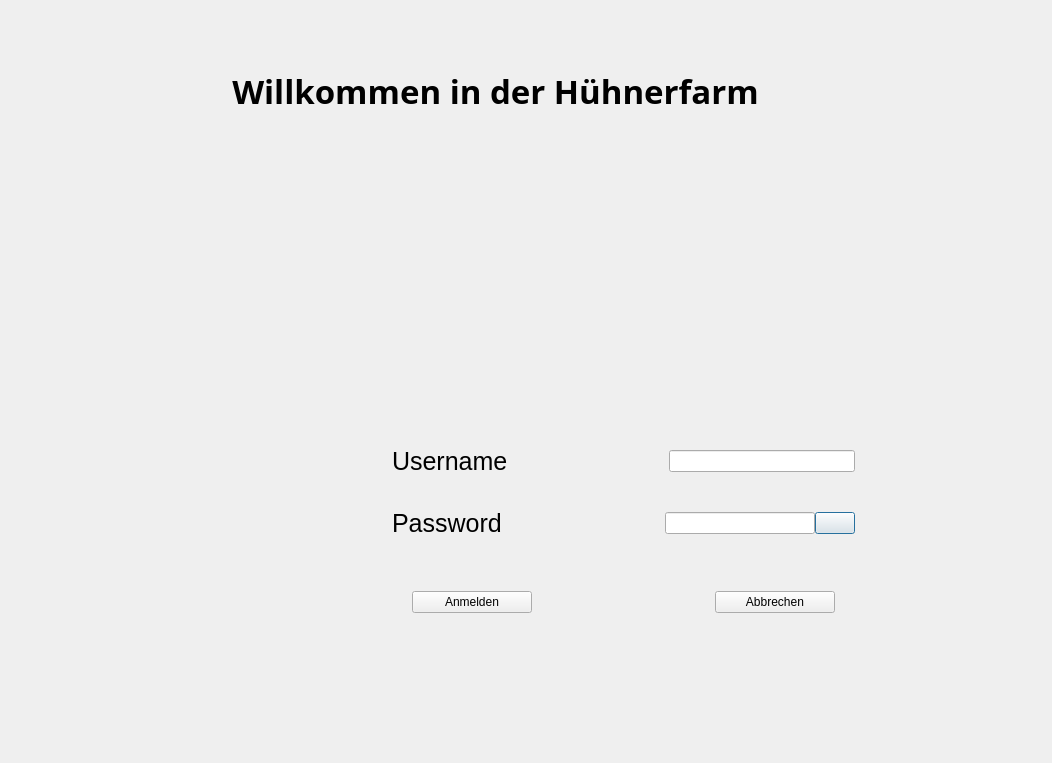
<?xml version="1.0" encoding="UTF-8"?>
<ui version="4.0">
 <class>DlgLoginWindow</class>
 <widget class="QDialog" name="DlgLoginWindow">
  <property name="geometry">
   <rect>
    <x>0</x>
    <y>0</y>
    <width>1052</width>
    <height>763</height>
   </rect>
  </property>
  <property name="windowTitle">
   <string>Dialog</string>
  </property>
  <widget class="QLabel" name="label_4">
   <property name="geometry">
    <rect>
     <x>50</x>
     <y>40</y>
     <width>891</width>
     <height>101</height>
    </rect>
   </property>
   <property name="font">
    <font>
     <family>Old English Text MT</family>
     <pointsize>25</pointsize>
     <bold>true</bold>
    </font>
   </property>
   <property name="text">
    <string>Willkommen in der Hühnerfarm</string>
   </property>
   <property name="alignment">
    <set>Qt::AlignCenter</set>
   </property>
  </widget>
  <widget class="QLabel" name="label_6">
   <property name="geometry">
    <rect>
     <x>60</x>
     <y>140</y>
     <width>271</width>
     <height>221</height>
    </rect>
   </property>
   <property name="autoFillBackground">
    <bool>false</bool>
   </property>
   <property name="text">
    <string/>
   </property>
   <property name="pixmap">
    <pixmap resource="Ressourcen.qrc">:/img/Image/jidan.jpg</pixmap>
   </property>
   <property name="scaledContents">
    <bool>true</bool>
   </property>
  </widget>
  <widget class="QLabel" name="label_5">
   <property name="geometry">
    <rect>
     <x>734</x>
     <y>140</y>
     <width>271</width>
     <height>231</height>
    </rect>
   </property>
   <property name="autoFillBackground">
    <bool>false</bool>
   </property>
   <property name="text">
    <string/>
   </property>
   <property name="pixmap">
    <pixmap resource="Ressourcen.qrc">:/img/Image/xiaoji.jpg</pixmap>
   </property>
   <property name="scaledContents">
    <bool>true</bool>
   </property>
  </widget>
  <widget class="QLabel" name="label_2">
   <property name="geometry">
    <rect>
     <x>410</x>
     <y>140</y>
     <width>221</width>
     <height>241</height>
    </rect>
   </property>
   <property name="autoFillBackground">
    <bool>false</bool>
   </property>
   <property name="text">
    <string/>
   </property>
   <property name="pixmap">
    <pixmap resource="Ressourcen.qrc">:/img/Image/muji.jpg</pixmap>
   </property>
   <property name="scaledContents">
    <bool>true</bool>
   </property>
  </widget>
  <widget class="QWidget" name="">
   <property name="geometry">
    <rect>
     <x>30</x>
     <y>420</y>
     <width>981</width>
     <height>221</height>
    </rect>
   </property>
   <layout class="QHBoxLayout" name="horizontalLayout_5">
    <item>
     <widget class="QLabel" name="label">
      <property name="minimumSize">
       <size>
        <width>200</width>
        <height>0</height>
       </size>
      </property>
      <property name="text">
       <string/>
      </property>
      <property name="pixmap">
       <pixmap resource="Ressourcen.qrc">:/img/Image/login.png</pixmap>
      </property>
      <property name="scaledContents">
       <bool>true</bool>
      </property>
     </widget>
    </item>
    <item>
     <layout class="QVBoxLayout" name="verticalLayout">
      <item>
       <layout class="QHBoxLayout" name="horizontalLayout_2">
        <item>
         <spacer name="horizontalSpacer_3">
          <property name="orientation">
           <enum>Qt::Horizontal</enum>
          </property>
          <property name="sizeHint" stdset="0">
           <size>
            <width>40</width>
            <height>20</height>
           </size>
          </property>
         </spacer>
        </item>
        <item>
         <widget class="QLabel" name="lblUsername">
          <property name="font">
           <font>
            <pointsize>19</pointsize>
           </font>
          </property>
          <property name="text">
           <string>Username</string>
          </property>
          <property name="buddy">
           <cstring>leUsername</cstring>
          </property>
         </widget>
        </item>
        <item>
         <spacer name="horizontalSpacer">
          <property name="orientation">
           <enum>Qt::Horizontal</enum>
          </property>
          <property name="sizeHint" stdset="0">
           <size>
            <width>40</width>
            <height>20</height>
           </size>
          </property>
         </spacer>
        </item>
        <item>
         <widget class="QLineEdit" name="leUsername">
          <property name="minimumSize">
           <size>
            <width>186</width>
            <height>0</height>
           </size>
          </property>
         </widget>
        </item>
        <item>
         <spacer name="horizontalSpacer_8">
          <property name="orientation">
           <enum>Qt::Horizontal</enum>
          </property>
          <property name="sizeHint" stdset="0">
           <size>
            <width>40</width>
            <height>20</height>
           </size>
          </property>
         </spacer>
        </item>
       </layout>
      </item>
      <item>
       <layout class="QHBoxLayout" name="horizontalLayout_3">
        <item>
         <spacer name="horizontalSpacer_4">
          <property name="orientation">
           <enum>Qt::Horizontal</enum>
          </property>
          <property name="sizeHint" stdset="0">
           <size>
            <width>40</width>
            <height>20</height>
           </size>
          </property>
         </spacer>
        </item>
        <item>
         <widget class="QLabel" name="lblPassword">
          <property name="font">
           <font>
            <pointsize>19</pointsize>
           </font>
          </property>
          <property name="text">
           <string>Password</string>
          </property>
          <property name="buddy">
           <cstring>lePassword</cstring>
          </property>
         </widget>
        </item>
        <item>
         <spacer name="horizontalSpacer_2">
          <property name="orientation">
           <enum>Qt::Horizontal</enum>
          </property>
          <property name="sizeHint" stdset="0">
           <size>
            <width>40</width>
            <height>20</height>
           </size>
          </property>
         </spacer>
        </item>
        <item>
         <layout class="QHBoxLayout" name="horizontalLayout">
          <property name="spacing">
           <number>0</number>
          </property>
          <property name="sizeConstraint">
           <enum>QLayout::SetDefaultConstraint</enum>
          </property>
          <item>
           <widget class="QLineEdit" name="lePassword">
            <property name="minimumSize">
             <size>
              <width>150</width>
              <height>0</height>
             </size>
            </property>
           </widget>
          </item>
          <item>
           <widget class="QPushButton" name="btnPwShow">
            <property name="text">
             <string/>
            </property>
           </widget>
          </item>
         </layout>
        </item>
        <item>
         <spacer name="horizontalSpacer_9">
          <property name="orientation">
           <enum>Qt::Horizontal</enum>
          </property>
          <property name="sizeHint" stdset="0">
           <size>
            <width>40</width>
            <height>20</height>
           </size>
          </property>
         </spacer>
        </item>
       </layout>
      </item>
      <item>
       <spacer name="horizontalSpacer_11">
        <property name="orientation">
         <enum>Qt::Horizontal</enum>
        </property>
        <property name="sizeHint" stdset="0">
         <size>
          <width>40</width>
          <height>20</height>
         </size>
        </property>
       </spacer>
      </item>
      <item>
       <layout class="QHBoxLayout" name="horizontalLayout_4">
        <item>
         <spacer name="horizontalSpacer_6">
          <property name="orientation">
           <enum>Qt::Horizontal</enum>
          </property>
          <property name="sizeHint" stdset="0">
           <size>
            <width>40</width>
            <height>20</height>
           </size>
          </property>
         </spacer>
        </item>
        <item>
         <widget class="QPushButton" name="btnAnmelden">
          <property name="minimumSize">
           <size>
            <width>120</width>
            <height>0</height>
           </size>
          </property>
          <property name="text">
           <string>Anmelden</string>
          </property>
         </widget>
        </item>
        <item>
         <spacer name="horizontalSpacer_5">
          <property name="orientation">
           <enum>Qt::Horizontal</enum>
          </property>
          <property name="sizeHint" stdset="0">
           <size>
            <width>40</width>
            <height>20</height>
           </size>
          </property>
         </spacer>
        </item>
        <item>
         <widget class="QPushButton" name="btnAbbrechen">
          <property name="minimumSize">
           <size>
            <width>120</width>
            <height>0</height>
           </size>
          </property>
          <property name="text">
           <string>Abbrechen</string>
          </property>
         </widget>
        </item>
        <item>
         <spacer name="horizontalSpacer_7">
          <property name="orientation">
           <enum>Qt::Horizontal</enum>
          </property>
          <property name="sizeHint" stdset="0">
           <size>
            <width>40</width>
            <height>20</height>
           </size>
          </property>
         </spacer>
        </item>
       </layout>
      </item>
     </layout>
    </item>
   </layout>
  </widget>
 </widget>
 <resources>
  <include location="Ressourcen.qrc"/>
 </resources>
 <connections/>
</ui>
